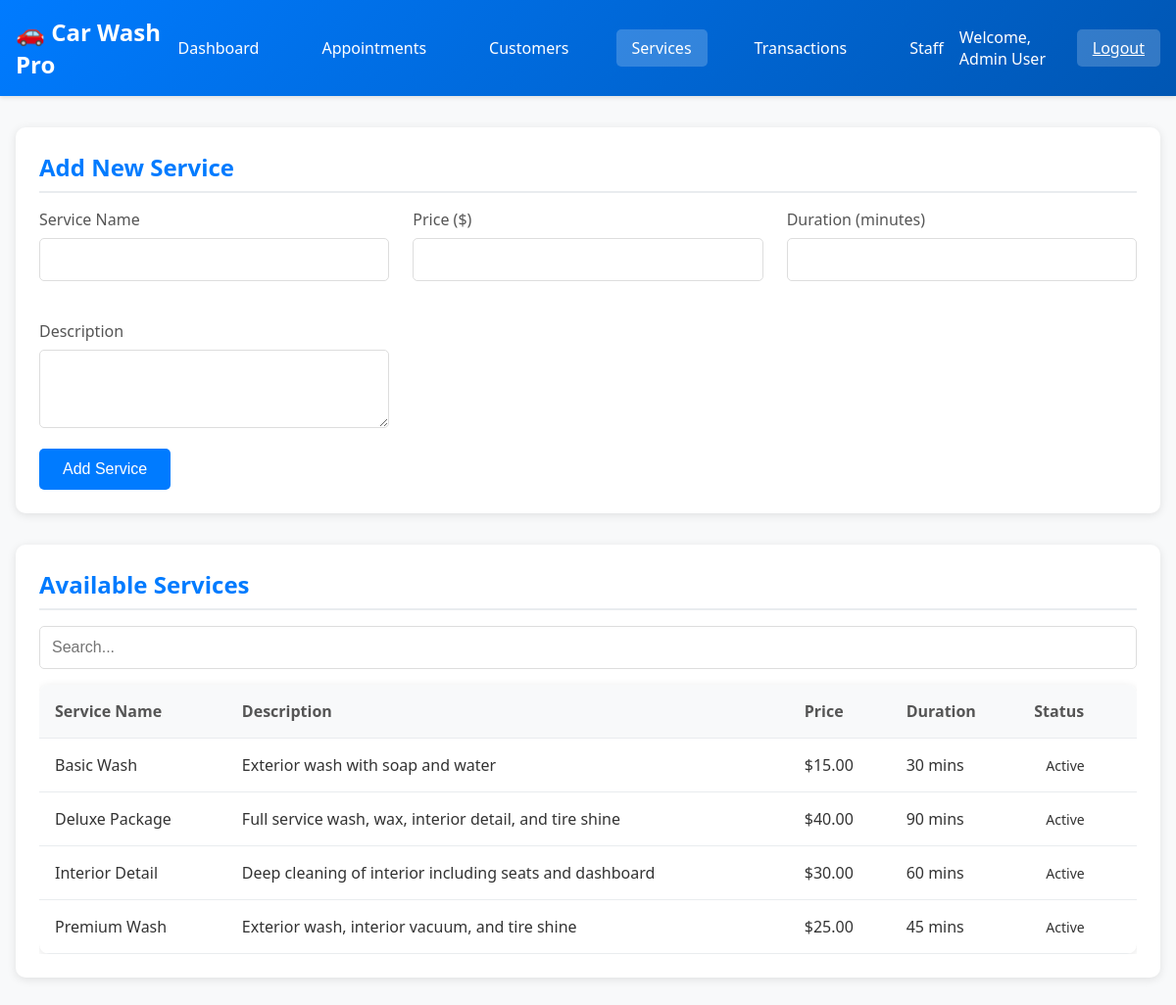
Screenshot of /services.php (signed in) with the database file from the repository.
### tables this page shows
CREATE TABLE IF NOT EXISTS services (
    id INT AUTO_INCREMENT PRIMARY KEY,
    name VARCHAR(100) NOT NULL,
    description TEXT,
    price DECIMAL(10,2) NOT NULL,
    duration INT NOT NULL COMMENT 'Duration in minutes',
    status ENUM('active', 'inactive') DEFAULT 'active',
    created_at TIMESTAMP DEFAULT CURRENT_TIMESTAMP
);

### functions.php (called while the page is built, shortened)
<?php
require_once 'config/database.php';
class CarWashManager {
    private $conn;
    public function __construct() {
        $this->db = new Database();
        $this->conn = $this->db->getConnection();
    }
    public function getServices() {
        $query = "SELECT * FROM services WHERE status = 'active' ORDER BY name";
        $stmt = $this->conn->prepare($query);
        $stmt->execute();
        return $stmt->fetchAll(PDO::FETCH_ASSOC);
    }
}
?>

### database.php (called while the page is built, shortened)
<?php
class Database {
    private $host = 'localhost';
    private $db_name = 'car_wash_db';
    private $username = 'root';
    private $password = '';
    public function getConnection() {
        $this->conn = null;
        try {
            $this->conn = new PDO("mysql:host=" . $this->host . ";dbname=" . $this->db_name, $this->username, $this->password);
            $this->conn->exec("set names utf8");
            $this->conn->setAttribute(PDO::ATTR_ERRMODE, PDO::ERRMODE_EXCEPTION);
        } catch(PDOException $exception) {
            echo "Connection error: " . $exception->getMessage();
        }
        return $this->conn;
    }
}
?>

### services.php (the view, shortened to what this page needs)
<?php
require_once '../includes/functions.php';
$manager = new CarWashManager();
$services = $manager->getServices();
?>
<!DOCTYPE html>
<html lang="en">
<head>
    <link rel="stylesheet" href="css/style.css">
</head>
<body>
    <?php include 'includes/header.php'; ?>
    <div class="container">
        <?php if ($_SESSION['user_role'] == 'admin'): ?>
        <div class="card">
            <h2>Add New Service</h2>
            <form method="POST">
                <div class="form-grid">
                    <div class="form-group">
                        <label for="name">Service Name</label>
                        <input type="text" id="name" name="name" class="form-control" required>
                    </div>
                    <div class="form-group">
                        <label for="price">Price ($)</label>
                        <input type="number" id="price" name="price" class="form-control"
                               min="0" step="0.01" required>
                    </div>
                    <div class="form-group">
                        <label for="duration">Duration (minutes)</label>
                        <input type="number" id="duration" name="duration" class="form-control"
                               min="1" required>
                    </div>
                    <div class="form-group">
                        <label for="description">Description</label>
                        <textarea id="description" name="description" class="form-control"
                                  rows="3" required></textarea>
                    </div>
                </div>
                <button type="submit" class="btn">Add Service</button>
            </form>
        </div>
        <?php endif; ?>
        <div class="card">
            <h2>Available Services</h2>
            <div class="table-container">
                <table id="servicesTable">
                    <thead>
                        <tr>
                            <th>Service Name</th>
                            <th>Description</th>
                            <th>Price</th>
                            <th>Duration</th>
                            <th>Status</th>
                        </tr>
                    </thead>
                    <tbody>
                        <?php foreach ($services as $service): ?>
                            <tr>
                                <td><?php echo htmlspecialchars($service['name']); ?></td>
                                <td><?php echo htmlspecialchars($service['description']); ?></td>
                                <td>$<?php echo number_format($service['price'], 2); ?></td>
                                <td><?php echo $service['duration']; ?> mins</td>
                                <td>
                                    <span class="status-badge status-<?php echo $service['status']; ?>">
                                        <?php echo ucfirst($service['status']); ?>
                                    </span>
                                </td>
                            </tr>
                        <?php endforeach; ?>
                    </tbody>
                </table>
            </div>
        </div>
    </div>
</body>
</html>

### header.php (shortened to what this page needs)
<header class="header">
    <nav class="navbar">
        <div class="logo">
            <h1>🚗 Car Wash Pro</h1>
        </div>
        <ul class="nav-menu">
            <li><a href="dashboard.php" <?php echo basename($_SERVER['PHP_SELF']) == 'dashboard.php' ? 'class="active"' : ''; ?>>Dashboard</a></li>
            <li><a href="appointments.php" <?php echo basename($_SERVER['PHP_SELF']) == 'appointments.php' ? 'class="active"' : ''; ?>>Appointments</a></li>
            <li><a href="customers.php" <?php echo basename($_SERVER['PHP_SELF']) == 'customers.php' ? 'class="active"' : ''; ?>>Customers</a></li>
            <li><a href="services.php" <?php echo basename($_SERVER['PHP_SELF']) == 'services.php' ? 'class="active"' : ''; ?>>Services</a></li>
            <li><a href="transactions.php" <?php echo basename($_SERVER['PHP_SELF']) == 'transactions.php' ? 'class="active"' : ''; ?>>Transactions</a></li>
            <?php if ($_SESSION['user_role'] == 'admin'): ?>
                <li><a href="staff.php" <?php echo basename($_SERVER['PHP_SELF']) == 'staff.php' ? 'class="active"' : ''; ?>>Staff</a></li>
            <?php endif; ?>
        </ul>
        <div class="user-info">
            <span>Welcome, <?php echo htmlspecialchars($_SESSION['user_name']); ?></span>
            <a href="logout.php" class="logout-btn">Logout</a>
        </div>
    </nav>
</header>

### style.css (style rules this page uses)
* { margin: 0; padding: 0; box-sizing: border-box; }
body { font-family: 'Segoe UI', Tahoma, Geneva, Verdana, sans-serif; background-color: #f8f9fa; color: #333; }
.header { background: linear-gradient(135deg, #007bff, #0056b3); color: white; padding: 1rem 0; box-shadow: 0 2px 4px rgba(0,0,0,0.1); }
.navbar { display: flex; justify-content: space-between; align-items: center; max-width: 1200px; margin: 0 auto; padding: 0 1rem; }
.logo h1 { font-size: 1.5rem; font-weight: bold; }
.nav-menu { display: flex; list-style: none; gap: 2rem; }
.nav-menu a { color: white; text-decoration: none; padding: 0.5rem 1rem; border-radius: 5px; transition: background-color 0.3s; }
.nav-menu a:hover, .nav-menu a.active { background-color: rgba(255,255,255,0.2); }
.user-info { display: flex; align-items: center; gap: 1rem; }
.logout-btn { background: rgba(255,255,255,0.2); color: white; border: none; padding: 0.5rem 1rem; border-radius: 5px; cursor: pointer; transition: background-color 0.3s; }
.container { max-width: 1200px; margin: 2rem auto; padding: 0 1rem; }
.card { background: white; border-radius: 10px; padding: 1.5rem; margin-bottom: 2rem; box-shadow: 0 2px 10px rgba(0,0,0,0.1); }
.card h2 { color: #007bff; margin-bottom: 1rem; border-bottom: 2px solid #e9ecef; padding-bottom: 0.5rem; }
.form-grid { display: grid; grid-template-columns: repeat(auto-fit, minmax(300px, 1fr)); gap: 1.5rem; }
.form-group { margin-bottom: 1rem; }
.form-group label { display: block; margin-bottom: 0.5rem; font-weight: 500; color: #555; }
.form-control { width: 100%; padding: 0.75rem; border: 1px solid #ddd; border-radius: 5px; font-size: 1rem; transition: border-color 0.3s; }
.btn { background: #007bff; color: white; border: none; padding: 0.75rem 1.5rem; border-radius: 5px; cursor: pointer; font-size: 1rem; transition: background-color 0.3s; text-decoration: none; display: inline-block; text-align: center; }
.table-container { overflow-x: auto; }
table { width: 100%; border-collapse: collapse; background: white; border-radius: 10px; overflow: hidden; box-shadow: 0 2px 10px rgba(0,0,0,0.1); }
th, td { padding: 1rem; text-align: left; border-bottom: 1px solid #e9ecef; }
th { background: #f8f9fa; font-weight: 600; color: #555; }
.status-badge { padding: 0.25rem 0.75rem; border-radius: 15px; font-size: 0.875rem; font-weight: 500; }

### rows the page displays
services: name "Basic Wash", description "Exterior wash with soap and water", price "15.00", duration "30", status "Active"
services: name "Deluxe Package", description "Full service wash, wax, interior detail, and tire shine", price "40.00", duration "90", status "Active"
services: name "Interior Detail", description "Deep cleaning of interior including seats and dashboard", price "30.00", duration "60", status "Active"
services: name "Premium Wash", description "Exterior wash, interior vacuum, and tire shine", price "25.00", duration "45", status "Active"

### other values shown
$_SESSION['user_name'] "Admin User"
